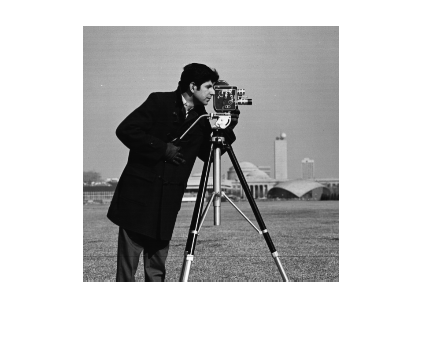
%> input picture lab3/gray_Img.png, 422 x 339 px
$ octave JPEG_DCT.m   (GNU Octave 9; MATLAB toolbox functions it lacks are replaced by stand-ins)
%> lines starting %> are read from the running program, lines starting %| are printed output that depends on the picture
### lab3/C8.m

N = 8;

C_8 = zeros(8);
for k=0 : N-1
    for r=0 : N-1
       if k>0
           uk = sqrt(2/N);
       else
           uk = sqrt(1/N);
       end
       C_8(k+1,r+1)= uk*cos((pi/N)*k*(r+0.5));
    end
end


% [10 lines of commented-out code are left out]

### lab3/JPEG_DCT.m
close all
clear
clc
C8

%==================Main===========================
%%
%Block divide

img = imread('gray_Img.png');    %Reading image
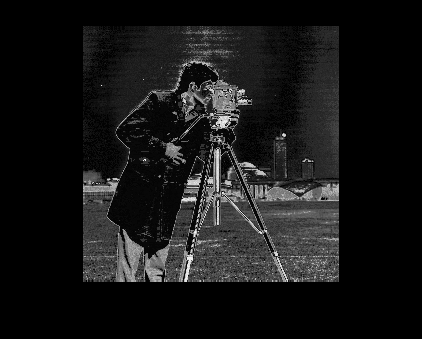
%> img: size 339x422 uint8; min 0, max 247, mean 22.3
if size(img, 3) == 3
    grayImg = rgb2gray(img);
else
    grayImg = img;
end
figure; imshow(grayImg); title('read image');

[rows, cols] = size(grayImg);            %Get number of rows and columns of the image
%> rows = 339; cols = 422

paddedRows = N*ceil(rows/N);            %Number of rows divisible by 8
%> paddedRows = 344
paddedCols = N*ceil(cols/N);            %Number of columns divisible by 8
%> paddedCols = 424

paddedImg=zeros(paddedRows, paddedCols);
paddedImg(1:rows, 1:cols)= grayImg;      %Divisible by 8 image with zero padding
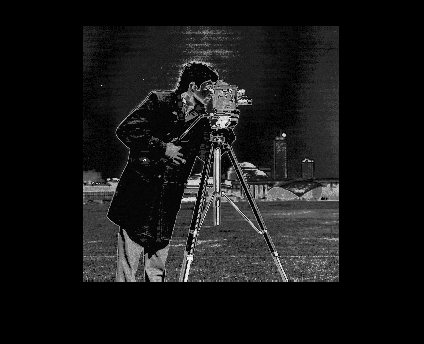
%> paddedImg: size 344x424 double; min 0, max 247, mean 21.9

figure; imshow(uint8(paddedImg)); title('padded image');
% ---->>>>>reshape fn needs low level implementation <<<<<---------
block8by8 = split_image(paddedImg,[N N]);  %The 8x8 blocks of the image
%block8by8(5,5,1450)                    %An example for the block 1450 fifth row fifth column

[x ,y ,numberOfBlocks]=size(block8by8);
%> x = 8; y = 8; numberOfBlocks = 2279
DctOfTheBlock =zeros(N,N,numberOfBlocks); %could be discarded and use the varaible "block8by8" directly

%loop on all blocks to apply DCT with C8 on them
for i=1:numberOfBlocks
    DctOfTheBlock(:,:,i)= C_8*block8by8(:,:,i)*transpose(C_8); %A^=CN*A*CN(transpose)
end
%disp(DctOfTheBlock);
%%
%Quantization
%A Standard Quantization Matrix for 50% quality
r=input('Enter Scaling factor  '); %used  to change quantization level 1 - 100
%> the answer given: 2
q_mtx =     [16 11 10 16 24 40 51 61;
            12 12 14 19 26 58 60 55;
            14 13 16 24 40 57 69 56;
            14 17 22 29 51 87 80 62;
            18 22 37 56 68 109 103 77;
            24 35 55 64 81 104 113 92;
            49 64 78 87 103 121 120 101;
            72 92 95 98 112 100 103 99];

q = rescale(q_mtx,r,numberOfBlocks,DctOfTheBlock);
%disp(q);
%%
%Rescaling
R = rescaling(q,r,q_mtx,numberOfBlocks);
%disp(R);
%%
%IDCT
IDCT_block = zeros(8,8,numberOfBlocks);
for i=1:numberOfBlocks
    IDCT_block(:,:,i)=transpose(C_8)*R(:,:,i)*C_8; %A=CN(transpose)*A^*CN
end
%disp(IDCT_block);
%%
%Merging
newImage = merge(IDCT_block, paddedRows, paddedCols);
%disp(newImage);
figure;
imshow(uint8(newImage));
title('output image');
%%

%===========================end of the main===========================================

%%functions
function quantized_dct = rescale(x,y,n,dct)
%> called with y = 2, n = 2279
    T=y*x;
    quantized_dct = zeros(8,8,n);
    for k=1:n
        quantized_dct(:,:,k)= round(dct(:,:,k) ./ T);
    end
    %disp(quantized_dct);
end

function rescaled_block8by8 = rescaling(y,r,q,n)
%> called with r = 2, n = 2279
    T=r*q;
    rescaled_block8by8 = zeros(8,8,n);
    for k=1:n
    rescaled_block8by8(:,:,k) = y(:,:,k) .* T;
    end
    %disp(rescaled_block8by8);
end

function blocks = split_image(I, block_size)
%splits the image matrix I into small blocks of size BLOCK_SIZE, and returns the blocks as a 3D matrix.

    [nrows, ncols] = size(I);       % Get the number of rows and columns in the image

    % Get the number of blocks in each direction
    nblocks_row = ceil(nrows/block_size(1));
    nblocks_col = ceil(ncols/block_size(2));

    % Initialize the output matrix
    blocks = zeros(block_size(1), block_size(2), nblocks_row*nblocks_col);

    % Split the image into blocks
    for i = 1:nblocks_row
        for j = 1:nblocks_col
            % Get the current block
            block = I((i-1)*block_size(1)+1:i*block_size(1), (j-1)*block_size(2)+1:j*block_size(2));

            % Store the block in the output matrix
            blocks(:,:,(i-1)*nblocks_col+j) = block;
        end
    end
    %disp(blocks);
end
function newImage = merge(IDCT_block, paddedRows, paddedCols)
%> called with paddedRows = 344, paddedCols = 424
    newImage = zeros(paddedRows, paddedCols);
    row_blocks = paddedRows/8;
%> row_blocks = 43
    col_blocks = paddedCols/8;
%> col_blocks = 53
    for k=1:row_blocks
        for j=1 : col_blocks
            rmin=(k-1)*8+1;
            rmax=k*8;
            cmin=(j-1)*8+1;
            cmax=j*8;
            newImage(rmin:rmax,cmin:cmax)= IDCT_block(:,:,(k-1)*col_blocks+j);
        end
    end
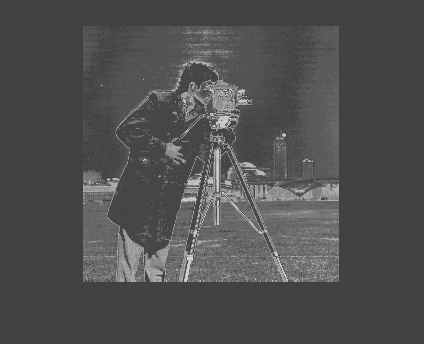
%> newImage: size 344x424 double; min -107.4, max 306.8, mean 21.9; drawn with min black and max white
%> `imshow(uint8(newImage));`:
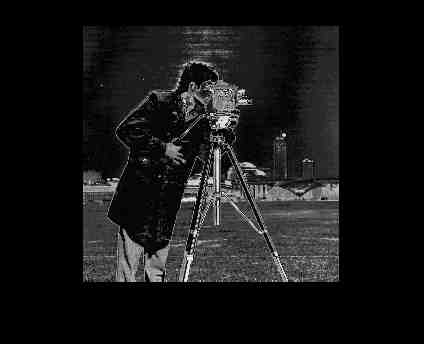
%> displayed picture: size 344x424, on the screen's scale of 0 to 255; min 0, max 255, mean 22.1
end
